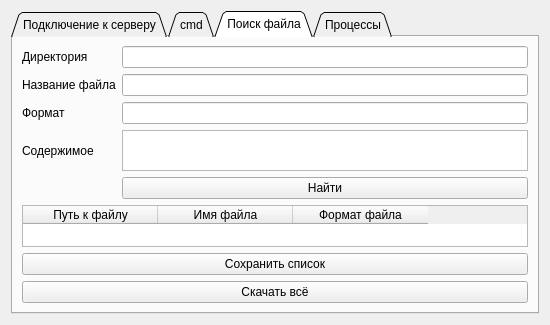
<?xml version="1.0" encoding="UTF-8"?>
<ui version="4.0">
 <class>Form</class>
 <widget class="QWidget" name="Form">
  <property name="geometry">
   <rect>
    <x>0</x>
    <y>0</y>
    <width>537</width>
    <height>325</height>
   </rect>
  </property>
  <property name="minimumSize">
   <size>
    <width>0</width>
    <height>325</height>
   </size>
  </property>
  <property name="maximumSize">
   <size>
    <width>16777215</width>
    <height>16777215</height>
   </size>
  </property>
  <property name="windowTitle">
   <string>Form</string>
  </property>
  <layout class="QVBoxLayout" name="verticalLayout">
   <item>
    <widget class="QTabWidget" name="FunctionSelection">
     <property name="tabShape">
      <enum>QTabWidget::Triangular</enum>
     </property>
     <property name="currentIndex">
      <number>2</number>
     </property>
     <widget class="QWidget" name="tab">
      <attribute name="title">
       <string>Подключение к серверу</string>
      </attribute>
      <layout class="QGridLayout" name="gridLayout">
       <item row="0" column="0">
        <widget class="QLabel" name="Local_IP_label">
         <property name="text">
          <string>Локальный IP</string>
         </property>
        </widget>
       </item>
       <item row="0" column="1">
        <widget class="QLineEdit" name="Local_IP">
         <property name="inputMask">
          <string/>
         </property>
         <property name="text">
          <string/>
         </property>
         <property name="echoMode">
          <enum>QLineEdit::Normal</enum>
         </property>
        </widget>
       </item>
       <item row="1" column="0">
        <widget class="QLabel" name="Public_IP_label">
         <property name="text">
          <string>Публичный IP</string>
         </property>
        </widget>
       </item>
       <item row="1" column="1">
        <widget class="QLineEdit" name="Public_IP">
         <property name="inputMask">
          <string/>
         </property>
         <property name="text">
          <string/>
         </property>
         <property name="echoMode">
          <enum>QLineEdit::Normal</enum>
         </property>
         <property name="readOnly">
          <bool>false</bool>
         </property>
        </widget>
       </item>
       <item row="2" column="0">
        <widget class="QLabel" name="Password_label_2">
         <property name="text">
          <string>Пароль</string>
         </property>
        </widget>
       </item>
       <item row="2" column="1">
        <widget class="QLineEdit" name="Password">
         <property name="inputMask">
          <string/>
         </property>
         <property name="text">
          <string/>
         </property>
         <property name="echoMode">
          <enum>QLineEdit::Password</enum>
         </property>
         <property name="readOnly">
          <bool>false</bool>
         </property>
        </widget>
       </item>
       <item row="3" column="1">
        <widget class="QPushButton" name="connection_test_button">
         <property name="text">
          <string>Тест соеденения</string>
         </property>
        </widget>
       </item>
       <item row="4" column="0" colspan="2">
        <widget class="QPlainTextEdit" name="connection_test_text">
         <property name="readOnly">
          <bool>true</bool>
         </property>
        </widget>
       </item>
      </layout>
     </widget>
     <widget class="QWidget" name="tab_2">
      <attribute name="title">
       <string>cmd</string>
      </attribute>
      <layout class="QGridLayout" name="gridLayout_2">
       <item row="0" column="0">
        <widget class="QPlainTextEdit" name="cmd">
         <property name="styleSheet">
          <string notr="true">background-color: rgb(0, 0, 0);
color: qlineargradient(spread:pad, x1:0.988636, y1:1, x2:0, y2:0, stop:0 rgba(255, 255, 255, 255));
font: 75 20pt &quot;Times New Roman&quot;;</string>
         </property>
         <property name="backgroundVisible">
          <bool>false</bool>
         </property>
        </widget>
       </item>
      </layout>
     </widget>
     <widget class="QWidget" name="tab_3">
      <attribute name="title">
       <string>Поиск файла</string>
      </attribute>
      <layout class="QGridLayout" name="gridLayout_3">
       <item row="2" column="0">
        <widget class="QLabel" name="directory_label_3">
         <property name="text">
          <string>Формат</string>
         </property>
        </widget>
       </item>
       <item row="0" column="1">
        <widget class="QLineEdit" name="directory">
         <property name="inputMask">
          <string/>
         </property>
         <property name="text">
          <string/>
         </property>
         <property name="echoMode">
          <enum>QLineEdit::Normal</enum>
         </property>
        </widget>
       </item>
       <item row="1" column="0">
        <widget class="QLabel" name="f_label_2">
         <property name="text">
          <string>Название файла</string>
         </property>
        </widget>
       </item>
       <item row="2" column="1">
        <widget class="QLineEdit" name="directory_3">
         <property name="inputMask">
          <string/>
         </property>
         <property name="text">
          <string/>
         </property>
         <property name="echoMode">
          <enum>QLineEdit::Normal</enum>
         </property>
        </widget>
       </item>
       <item row="0" column="0">
        <widget class="QLabel" name="directory_label">
         <property name="text">
          <string>Директория</string>
         </property>
        </widget>
       </item>
       <item row="1" column="1">
        <widget class="QLineEdit" name="directory_2">
         <property name="inputMask">
          <string/>
         </property>
         <property name="text">
          <string/>
         </property>
         <property name="echoMode">
          <enum>QLineEdit::Normal</enum>
         </property>
        </widget>
       </item>
       <item row="3" column="0">
        <widget class="QLabel" name="directory_label_4">
         <property name="text">
          <string>Содержимое</string>
         </property>
        </widget>
       </item>
       <item row="3" column="1">
        <widget class="QPlainTextEdit" name="plainTextEdit">
         <property name="maximumSize">
          <size>
           <width>16777215</width>
           <height>50</height>
          </size>
         </property>
        </widget>
       </item>
       <item row="6" column="0" colspan="2">
        <widget class="QTableWidget" name="files_table">
         <property name="editTriggers">
          <set>QAbstractItemView::NoEditTriggers</set>
         </property>
         <property name="sortingEnabled">
          <bool>true</bool>
         </property>
         <attribute name="horizontalHeaderDefaultSectionSize">
          <number>135</number>
         </attribute>
         <column>
          <property name="text">
           <string>Путь к файлу</string>
          </property>
         </column>
         <column>
          <property name="text">
           <string>Имя файла</string>
          </property>
         </column>
         <column>
          <property name="text">
           <string>Формат файла</string>
          </property>
         </column>
        </widget>
       </item>
       <item row="7" column="0" colspan="2">
        <widget class="QPushButton" name="save_file_list_bt">
         <property name="text">
          <string>Сохранить список</string>
         </property>
        </widget>
       </item>
       <item row="8" column="0" colspan="2">
        <widget class="QPushButton" name="save_files_bt">
         <property name="text">
          <string>Скачать всё</string>
         </property>
        </widget>
       </item>
       <item row="4" column="1">
        <widget class="QPushButton" name="pushButton">
         <property name="minimumSize">
          <size>
           <width>406</width>
           <height>0</height>
          </size>
         </property>
         <property name="text">
          <string>Найти</string>
         </property>
        </widget>
       </item>
      </layout>
     </widget>
     <widget class="QWidget" name="tab_5">
      <attribute name="title">
       <string>Процессы</string>
      </attribute>
      <layout class="QGridLayout" name="gridLayout_4">
       <item row="0" column="0">
        <widget class="QTableWidget" name="process_table">
         <property name="editTriggers">
          <set>QAbstractItemView::NoEditTriggers</set>
         </property>
         <property name="sortingEnabled">
          <bool>true</bool>
         </property>
         <attribute name="horizontalHeaderDefaultSectionSize">
          <number>120</number>
         </attribute>
         <column>
          <property name="text">
           <string>id</string>
          </property>
         </column>
         <column>
          <property name="text">
           <string>Название процесса</string>
          </property>
         </column>
         <column>
          <property name="text">
           <string>Имя файла</string>
          </property>
         </column>
         <column>
          <property name="text">
           <string>Статус</string>
          </property>
         </column>
        </widget>
       </item>
       <item row="1" column="0">
        <widget class="QPushButton" name="update_process_bt">
         <property name="text">
          <string>Обновить список процессов</string>
         </property>
        </widget>
       </item>
       <item row="2" column="0">
        <widget class="QPushButton" name="save_process_bt">
         <property name="text">
          <string>Сохранить</string>
         </property>
        </widget>
       </item>
      </layout>
     </widget>
    </widget>
   </item>
  </layout>
 </widget>
 <resources/>
 <connections/>
</ui>
